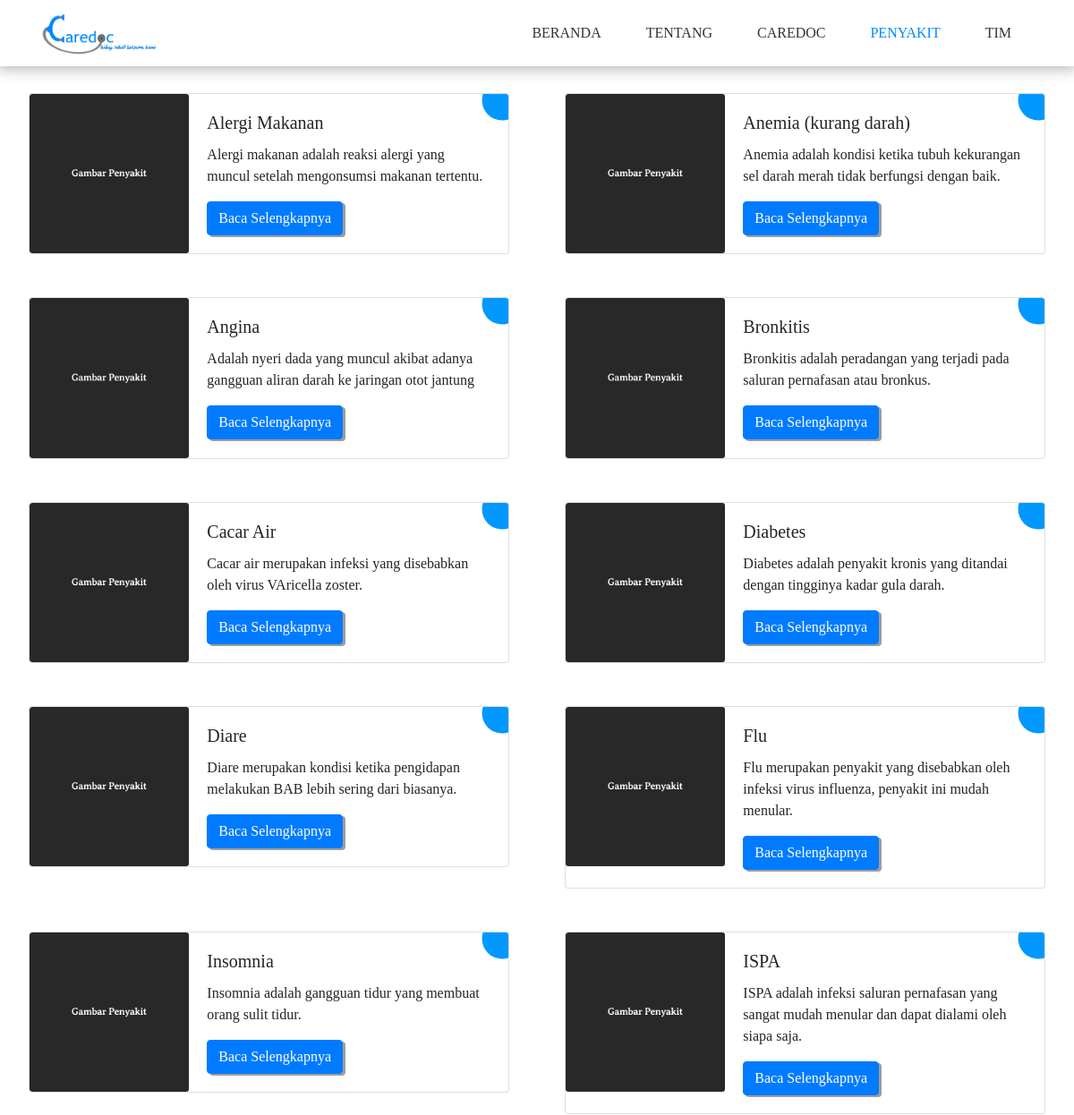
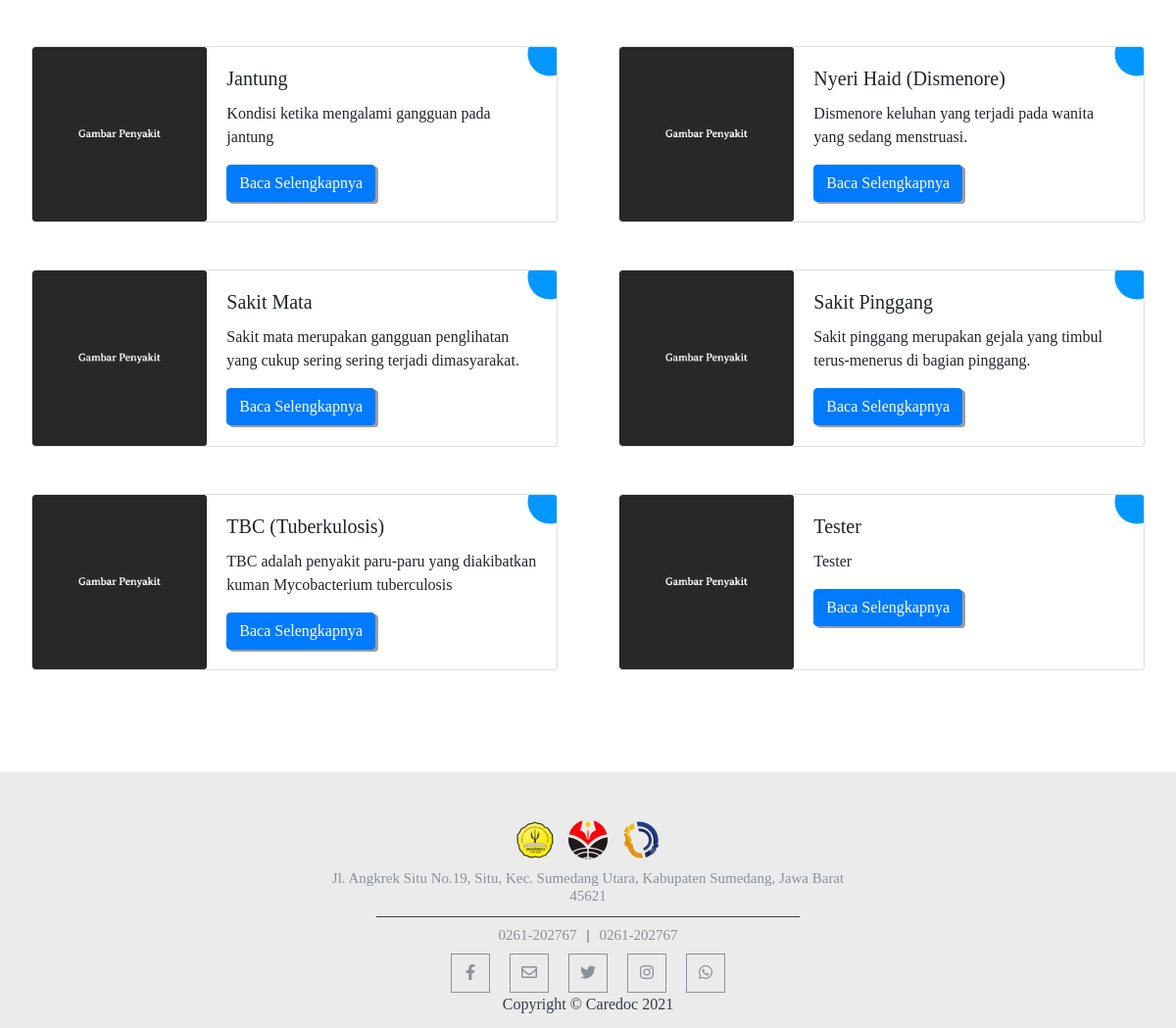
Screenshot of /penyakit.php with the database file from the repository (2 pictures, top to bottom).
### tables this page shows
CREATE TABLE `penyakit` (
  `id` int(11) NOT NULL,
  `nama` varchar(567) NOT NULL,
  `penyebab` varchar(567) NOT NULL,
  `gejala` varchar(567) NOT NULL,
  `pengobatan` varchar(567) NOT NULL,
  `deskripsi` varchar(1000) NOT NULL,
  `gambar` varchar(500) NOT NULL
);

### penyakit.php (the view, shortened to what this page needs)
<?php
include "admin/config.php";
$ambil = "SELECT * FROM penyakit ORDER BY nama ASC";
?>
<html lang="en">
<head>
    <link rel="stylesheet" href="css/style.css">
    <link rel="stylesheet" href="css/styledies.css">
    <link rel="stylesheet" href="css/animation.css">
    <link rel="stylesheet" href="vendor/bootstrap/css/bootstrap.css">
    <link rel="stylesheet" href="vendor/bootstrap/css/bootstrap.min.css">
    <link rel="stylesheet" href="vendor/fontawesome-free/css/all.css">
    <link href="vendor/aos-master/dist/aos.css" rel="stylesheet">
</head>
<body>
    <header class="header-area" id="page-top">
        <div class="navbar-area">
            <div class="container">
                <nav class="site-navbar">
                    <div class="content-image">
                        <img src="vendor/img/caredoc.png" alt="caredoc-logo">
                    </div>
                    <ul class="menu" id="menu">
                        <li><a href="index.php" class="">Beranda</a></li>
                        <li><a href="index.php #about" class="">Tentang</a></li>
                        <li><a href="index.php #caredoc" class="">Caredoc</a></li>
                        <li class="active"><a href="penyakit.php" class="">Penyakit</a></li>
                        <li><a href="tim.php">Tim</a></li>
                    </ul>
                </nav>
            </div>
        </div>
    </header>
    <div class="container-caredoc-dies">
        <h1 class="d-flex justify-content-center tsh">
        </h1>
    </div>
    <div class="container-fluid p-3">
        <div class="row">
            <?php
            $query = mysqli_query($koneksi, $ambil);
            while ($asosiasi = mysqli_fetch_assoc($query)) {
                $nama_penyakit      = $asosiasi['nama'];
                $data_deskripsi     = $asosiasi['deskripsi'];
                $gambar             = $asosiasi['gambar'];
            ?>
                <div class="col-sm-6 p-3">
                    <div class="container">
                        <div class="card sdh2 mb-3">
                            <div class="row no-gutters">
                                <div class="col-md-4">
                                    <img src="vendor/img/penyakit/<?= "$gambar"; ?>" class="card-img mt-10" alt="...">
                                </div>
                                <div class="col-md-8">
                                    <div class="card-body">
                                        <h5 class="card-title"><?= "$nama_penyakit"; ?></h5>
                                        <p class="card-text text-left" style="overflow: auto;"><?= "$data_deskripsi"; ?></p>
                                        <a href="deskripsi_penyakit.php?id=<?= $asosiasi['id']; ?>" class="btn btn-primary" data>Baca Selengkapnya</a>
                                    </div>
                                </div>
                            </div>
                        </div>
                    </div>
                </div>
            <?php
            }
            ?>
        </div>
    </div>
    <div class="footer-section" id="footer">
        <div class="container pd-5">
            <div class="row">
                <div class="col-lg-6 offset-lg-3">
                    <div class="contact-content text-center">
                        <div class="footer-logo">
                            <a href="http://smkifsu.sch.id/" target="blank"><img src="vendor/img/ifsu.png"></a>
                            <a href="http://cs.upi.edu/v2/home" target="blank"><img src="vendor/img/upi.png"></a>
                            <a href="http://dinamik.cs.upi.edu/" target="blank"><img src="vendor/img/dinamik15.png"></a>
                        </div>
                        <h6>Jl. Angkrek Situ No.19, Situ, Kec. Sumedang Utara, Kabupaten Sumedang, Jawa Barat 45621</h6>
                        <h6>0261-202767<span>|</span>0261-202767</h6>
                        <div class="contact-social">
                            <ul>
                                <li><a class="hover-target" target="blank" href="https://www.facebook.com/Ifsuofficial/"><i class="fab fa-facebook-f"></i></a></li>
                                <li><a class="hover-target" target="blank" href="mailto:info@smkifsmd.sch.id"><i class="far fa-envelope"></i></a></li>
                                <li><a class="hover-target" target="blank" href="https://twitter.com/ifsuofficial"><i class="fab fa-twitter"></i></i></a></li>
                                <li><a class="hover-target" target="blank" href="https://instagram.com/smkinformatikasumedang?igshid=18ehskk5w95n4"><i class="fab fa-instagram"></i></i></a></li>
                                <li><a class="hover-target" target="blank" href="https://wa.me/0261-202767"><i class="fab fa-whatsapp"></i></i></a></li>
                            </ul>
                        </div>
                        <span>Copyright © Caredoc <?= date('Y') ?></span>
                    </div>
                </div>
            </div>
        </div>
    </div>
</body>
</html>

### css/style.css (style rules this page uses)
* { padding: 0; margin: 0; box-sizing: border-box; }
body { font-family: 'Averia Serif Libre', cursive !important; }
.content-image img { max-width: 130px; }
.navbar-area { background: #fff; position: fixed; width: 100%; z-index: 30; box-shadow: 0 0 15px 3px rgba(0,0,0,0.3); }
.site-navbar { display: flex; justify-content: space-between; align-items: center; }
.site-navbar ul { margin: 0; padding: 0; list-style: none; display: flex; }
.site-navbar ul li a { color: #333; padding: 25px; display: block; text-decoration: none; text-transform: uppercase; font-family: 'Averia Serif Libre', cursive !important; }
li.active a { color: #0089ff !important; }
::placeholder { color: #0098FF; }
.footer-section { background: #ebebeb; position: relative; padding: 12px; padding-top: 45px; }
.footer-section ul { margin: 0; padding: 0; list-style: none; }
.footer-section .contact-content h6 { color: #8b9199; font-size: 15px; font-weight: 400; margin: 10px 0 10px; }
.footer-section .contact-content span { color: #353c47; margin: 0 10px; }
.footer-section .contact-social { margin-top: 0; }
.footer-section .contact-social>ul { display: inline-flex; }
.footer-section .contact-social ul li a { border: 1px solid #8b9199; color: #8b9199; display: inline-block; height: 40px; margin: 0 10px; padding-top: 10px; transition: all 0.4s ease 0s; width: 40px; }
.footer-section .footer-logo { display: block; }
.footer-section .footer-logo img { width: 40px; margin-right: 5px; margin-left: 5px }
.footer-section .footer-logo img { padding-top: 4px; max-width: 200px; }

### css/styledies.css (style rules this page uses)
.container-caredoc-dies { width: 100%; height: 9vh; background-color: #ffffff!important; align-items: center; }
.container-caredoc-dies h1 { padding-top: 135px; }
.tsh { text-shadow:3px 4px rgba(0, 0, 0, 0.075) ; color: #0089FF; }
.card { position: relative; background-color: #f2f8f9; text-decoration: none; z-index: 0; overflow: hidden; }
.card:before { content: ""; position: absolute; z-index: -1; top: -18px; right: -18px; background: #0098ff; height: 50px; width: 50px; border-radius: 32px; -webkit-transform: scale(0.9); transform: scale(0.9); -webkit-transform-origin: 50% 50%; transform-origin: 50% 50%; -webkit-transition: -webkit-transform 0.25s ease-out; transition: -webkit-transform 0.25s ease-out; transition: transform 0.25s ease-out; transition: transform 0.25s ease-out, -webkit-transform 0.25s ease-out; }
.btn { box-shadow: 3px 2px rgba(134, 133, 133, 0.8); }

### css/animation.css (style rules this page uses)
@media only screen and (min-width: 780px) { h1 { text-align: right; order: 2; padding-bottom: 2em; padding-left: 2em; } }

### rows the page displays
penyakit: gambar (placeholder picture), nama "Alergi Makanan", deskripsi "Alergi makanan adalah reaksi alergi yang muncul setelah mengonsumsi makanan tertentu."
penyakit: gambar (placeholder picture), nama "Anemia (kurang darah)", deskripsi "Anemia adalah kondisi ketika tubuh kekurangan sel darah merah tidak berfungsi dengan baik."
penyakit: gambar (placeholder picture), nama "Angina", deskripsi "Adalah nyeri dada yang muncul akibat adanya gangguan aliran darah ke jaringan otot jantung"
penyakit: gambar (placeholder picture), nama "Bronkitis", deskripsi "Bronkitis adalah peradangan yang terjadi pada saluran pernafasan atau bronkus."
penyakit: gambar (placeholder picture), nama "Cacar Air", deskripsi "Cacar air merupakan infeksi yang disebabkan oleh virus VAricella zoster."
penyakit: gambar (placeholder picture), nama "Diabetes", deskripsi "Diabetes adalah penyakit kronis yang ditandai dengan tingginya kadar gula darah."
penyakit: gambar (placeholder picture), nama "Diare", deskripsi "Diare merupakan kondisi ketika pengidapan melakukan BAB lebih sering dari biasanya."
penyakit: gambar (placeholder picture), nama "Flu", deskripsi "Flu merupakan penyakit yang disebabkan oleh infeksi virus influenza, penyakit ini mudah menular."
penyakit: gambar (placeholder picture), nama "Insomnia", deskripsi "Insomnia adalah gangguan tidur yang membuat orang sulit tidur."
penyakit: gambar (placeholder picture), nama "ISPA", deskripsi "ISPA adalah infeksi saluran pernafasan yang sangat mudah menular dan dapat dialami oleh siapa saja."
penyakit: gambar (placeholder picture), nama "Jantung", deskripsi "Kondisi ketika mengalami gangguan pada jantung"
penyakit: gambar (placeholder picture), nama "Nyeri Haid (Dismenore)", deskripsi "Dismenore keluhan yang terjadi pada wanita yang sedang menstruasi."
penyakit: gambar (placeholder picture), nama "Sakit Mata", deskripsi "Sakit mata merupakan gangguan penglihatan yang cukup sering sering terjadi dimasyarakat."
penyakit: gambar (placeholder picture), nama "Sakit Pinggang", deskripsi "Sakit pinggang merupakan gejala yang timbul terus-menerus di bagian pinggang."
penyakit: gambar (placeholder picture), nama "TBC (Tuberkulosis)", deskripsi "TBC adalah penyakit paru-paru yang diakibatkan kuman Mycobacterium tuberculosis"
penyakit: gambar (placeholder picture), nama "Tester", deskripsi "Tester"
